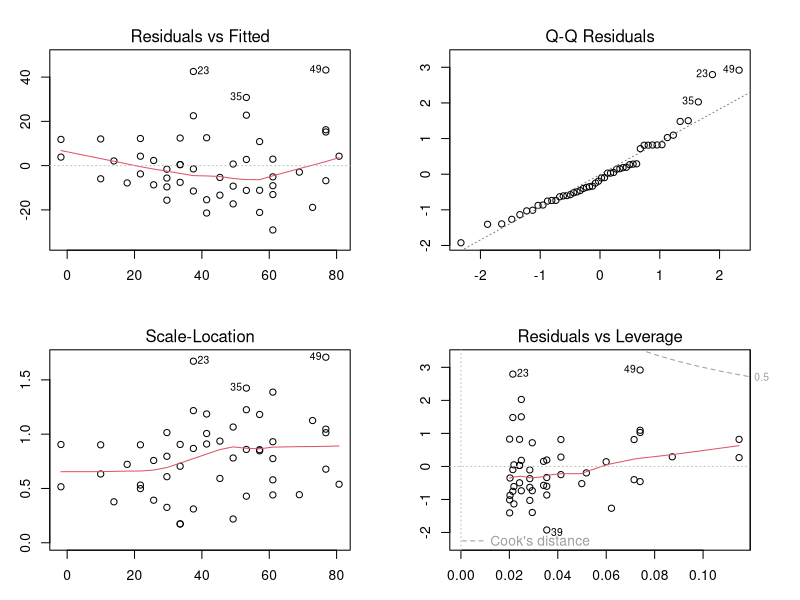

Generate this figure with R:
getwd()
m <- lm(dist~speed, data = cars) #종속변수~독립변수
summary(m)

par(mfrow=c(2,2),mar=c(3,3,3,3)) #mar는 여백주는 것
plot(m)

install.packages("lmtest")
library(lmtest)
#더빈왓슨 d=2(p=0:상관관계 없음), 보통 d=1~3 정상
dwtest(m)
